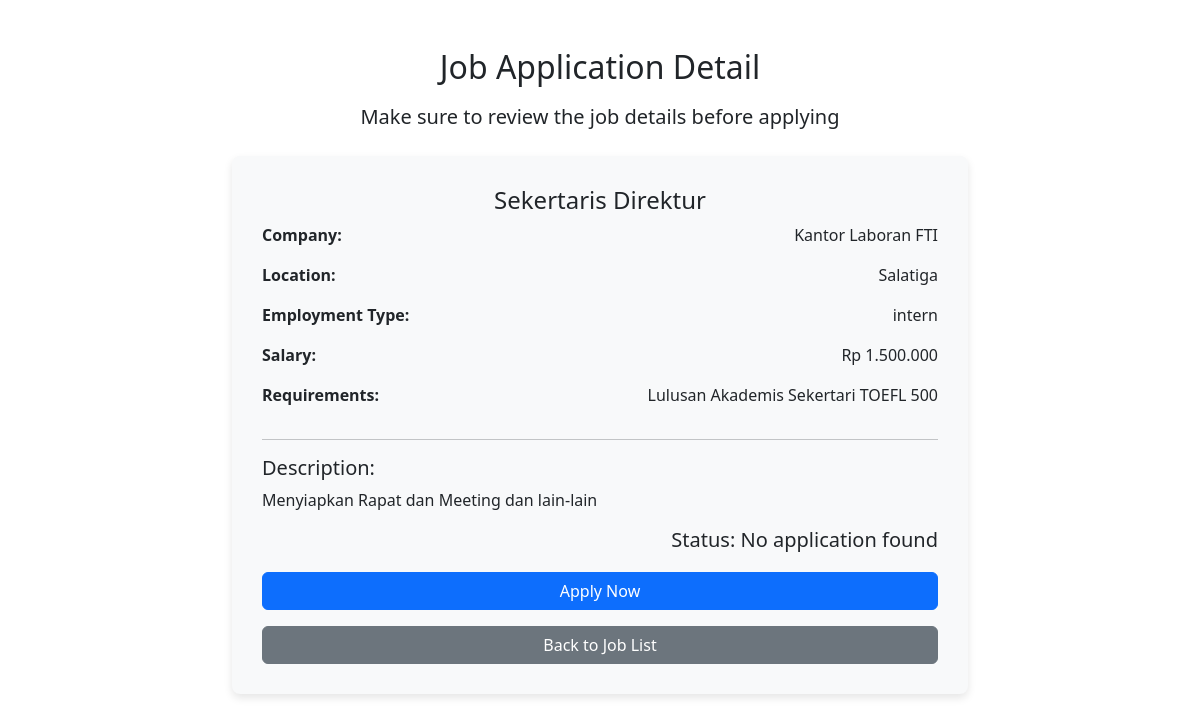
/pages/employee/view_application_detail.php?job_id=18 (signed in), run on an earlier commit of the app's database.
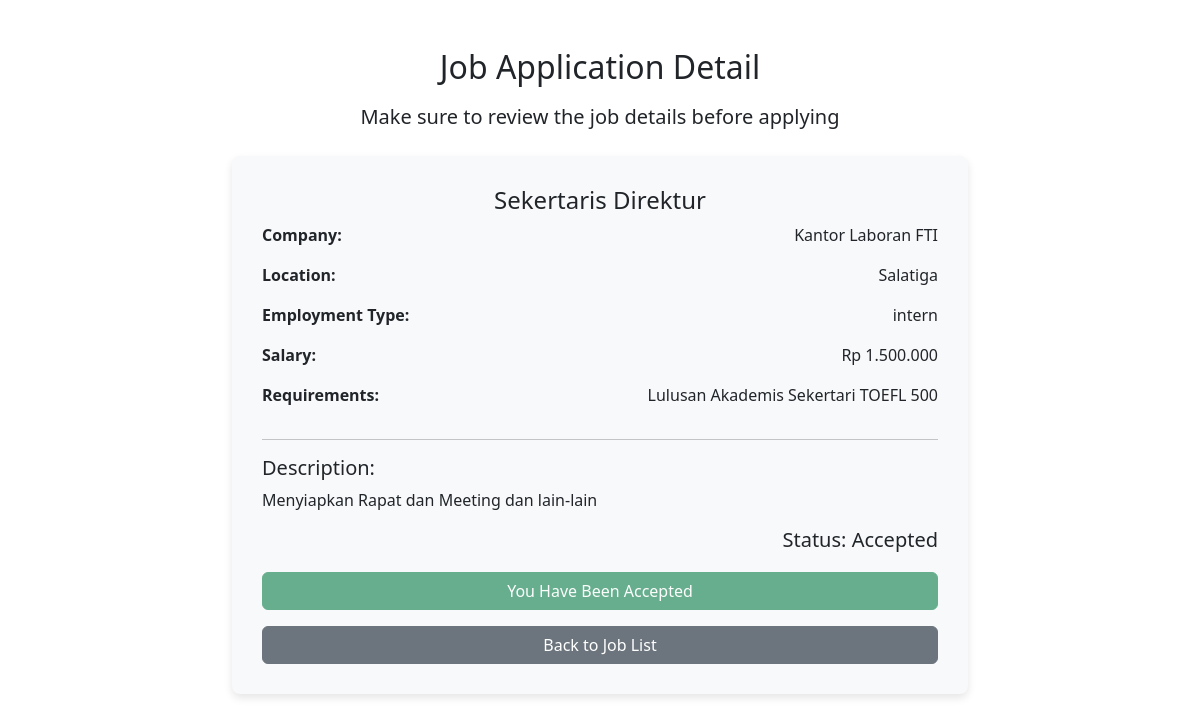
And on a later commit of the database.
### tables this page shows
CREATE TABLE `tb_applications` (
  `id` int(11) NOT NULL,
  `user_id` int(11) NOT NULL,
  `job_id` int(11) NOT NULL,
  `status` enum('Pending','Accepted','Rejected') DEFAULT 'Pending',
  `applied_at` timestamp NOT NULL DEFAULT current_timestamp()
);

### pages/employee/view_application_detail.php (the view, shortened to what the changed rows need)
<?php
require '../../db.php';
$job_id = $_GET['job_id'] ?? 0;
$user_id = $_SESSION['user_id'] ?? null;
$job_query = $conn->prepare("SELECT * FROM tb_jobs WHERE id = ?");
$job_query->bind_param("i", $job_id);
$job_query->execute();
$job_result = $job_query->get_result();
$job = $job_result->fetch_assoc();
$profile_query = $conn->prepare("SELECT id FROM tb_profiles WHERE user_id = ?");
$profile_query->bind_param("i", $user_id);
$profile_query->execute();
$profile_result = $profile_query->get_result();
$profile_complete = $profile_result->num_rows > 0;
$app_status_query = $conn->prepare("SELECT status FROM tb_applications WHERE job_id = ? AND user_id = ?");
$app_status_query->bind_param("ii", $job_id, $user_id);
$app_status_query->execute();
$app_status_result = $app_status_query->get_result();
$app_status = $app_status_result->fetch_assoc();
?>
<!DOCTYPE html>
<html lang="en">
<head>
    <link href="https://cdn.jsdelivr.net/npm/bootstrap@5.3.0-alpha1/dist/css/bootstrap.min.css" rel="stylesheet">
</head>
<body>
<div class="container my-5">
    <div class="text-center mb-4">
        <h2 class="mb-3">Job Application Detail</h2>
    </div>
    <div class="row justify-content-center">
        <div class="col-lg-8">
            <div class="job-details">
                <div class="mb-3">
                    <h5 class="detail-value">Status: <?= $app_status['status'] ?? 'No application found' ?></h5>
                </div>
                <div class="btn-container">
                    <?php if (!$profile_complete): ?>
                        <div class="alert alert-warning">
                            <strong>Your profile is incomplete. Please complete your profile to apply for this job.</strong>
                            <br>
                            <a href="profile.php" class="btn btn-warning">Complete Profile</a>
                        </div>
                    <?php else: ?>
                        <div class="btn-group">
                            <?php if (empty($app_status)): ?>
                                <a href="apply.php?job_id=<?= $job['id'] ?>" class="btn btn-primary">Apply Now</a>
                            <?php elseif ($app_status['status'] == 'Pending'): ?>
                                <a href="remove_apply.php?job_id=<?= $job['id'] ?>" class="btn btn-danger">Remove Apply</a>
                            <?php elseif ($app_status['status'] == 'Accepted'): ?>
                                <button class="btn btn-success" disabled>You Have Been Accepted</button>
                            <?php elseif ($app_status['status'] == 'Rejected'): ?>
                                <button class="btn btn-danger" disabled>You Have Been Rejected</button>
                            <?php endif; ?>
                        </div>
                    <?php endif; ?>
                </div>
            </div>
        </div>
    </div>
</div>
</body>
</html>

What changed in the data, as far as the page shows it:
added tb_applications: status "Accepted"
Also different on the page:
$app_status['status']: "No application found" → (not shown)
text no longer shown: "Apply Now"
text now shown: "You Have Been Accepted"
